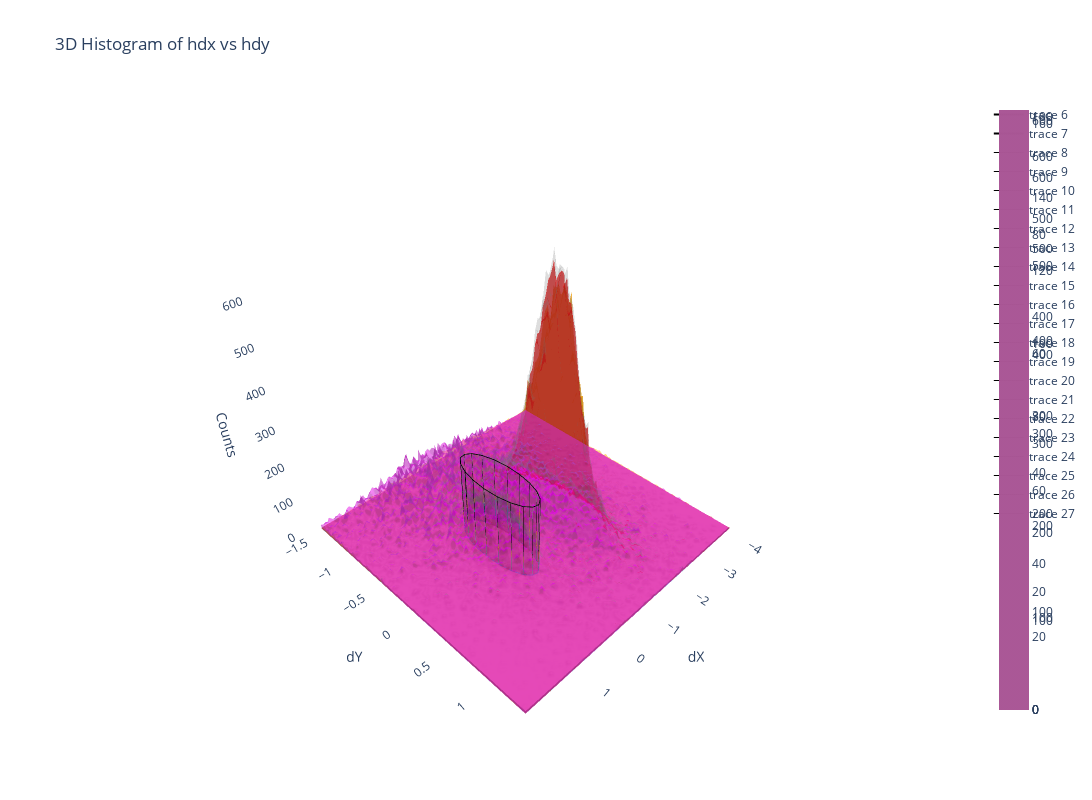

The notebook cell saved with this chart:
### Code cell
import plotly.graph_objects as go
import numpy as np
fig = go.Figure()
if config=='2':
    countsmax=200
if config=='3':
    countsmax=200
if config=='4':
    countsmax=200

x_centers1 = (x_edges1[:-1] + x_edges1[1:]) / 2
y_centers1 = (y_edges1[:-1] + y_edges1[1:]) / 2

x_centers2 = (x_edges2[:-1] + x_edges2[1:]) / 2
y_centers2 = (y_edges2[:-1] + y_edges2[1:]) / 2

x_centers3 = (x_edges3[:-1] + x_edges3[1:]) / 2
y_centers3 = (y_edges3[:-1] + y_edges3[1:]) / 2

x_centers4 = (x_edges4[:-1] + x_edges4[1:]) / 2
y_centers4 = (y_edges4[:-1] + y_edges4[1:]) / 2

x_centers5 = (x_edges5[:-1] + x_edges5[1:]) / 2
y_centers5 = (y_edges5[:-1] + y_edges5[1:]) / 2

constant_color1 = np.ones_like(bin_contents1.T)
constant_color2 = np.ones_like(bin_contents2.T)

red_colorscale = [[0, 'rgba(255,0,0,0.6)'], [1, 'rgba(255,0,0,0.6)']]
blue_colorscale = [[0, 'rgba(0,0,255,0.6)'], [1, 'rgba(0,0,255,0.6)']]
dodger_blue_colorscale = [[0, 'rgba(30,144,255,0.6)'], [1, 'rgba(30,144,255,0.6)']]
orange_colorscale = [[0, 'rgba(255,165,0,0.6)'], [1, 'rgba(255,165,0,0.6)']]
magenta_colorscale = [[0, 'rgba(255,0,255,0.6)'], [1, 'rgba(255,0,255,0.6)']]
gray_colorscale = [[0, 'rgba(128,128,128,0.6)'], [1, 'rgba(128,128,128,0.6)']]
white_colorscale = [[0, 'rgba(255,255,255,0.6)'], [1, 'rgba(255,255,255,0.6)']]
green_colorscale = [[0, 'rgba(0,255,0,0.6)'], [1, 'rgba(0,255,0,0.6)']]

# Create the 3D histogram plot using plotly
alph=.8
#data
fig.add_trace(go.Surface(z=bin_contents1.T, x=x_centers1, y=y_centers1, colorscale=orange_colorscale, opacity=alph))

#neutron
fig.add_trace(go.Surface(z=bin_contents3.T, x=x_centers3, y=y_centers3,colorscale=dodger_blue_colorscale, opacity=alph))
#proton
fig.add_trace(go.Surface(z=bin_contents5.T, x=x_centers5, y=y_centers5,colorscale=red_colorscale, opacity=alph))
#background
fig.add_trace(go.Surface(z=bin_contents4.T, x=x_centers4, y=y_centers4,colorscale=magenta_colorscale, opacity=alph))
#fit
fig.add_trace(go.Surface(z=bin_contents2.T, x=x_centers2, y=y_centers2,colorscale=gray_colorscale, opacity=.2))


x_center = (dxmin + dxmax) / 2
y_center = (dymin + dymax) / 2
a = (dxmax - dxmin) / 2
b = (dymax - dymin) / 2
theta = np.linspace(0, 2 * np.pi, 20)
x_ellipse = x_center + a * np.cos(theta)
y_ellipse = y_center + b * np.sin(theta)
z_bottom = np.zeros_like(theta)
z_top = np.ones_like(theta) * countsmax
x_cylinder = np.concatenate([x_ellipse, x_ellipse])
y_cylinder = np.concatenate([y_ellipse, y_ellipse])
z_cylinder = np.concatenate([z_bottom, z_top])

# Create the vertex indices for the sides of the cylinder
i = []
j = []
k = []

num_points = len(theta)
for t in range(num_points - 1):
    i.extend([t, t, t + num_points])
    j.extend([t + 1, t + 1 + num_points, t + 1 + num_points])
    k.extend([t + num_points, t + 1, t])

# Close the cylinder by connecting the last points to the first
i.extend([num_points - 1, num_points - 1, 0])
j.extend([0, num_points, num_points])
k.extend([num_points, 0, num_points - 1])

# Add the cylindrical surface
fig.add_trace(go.Mesh3d(
    x=x_cylinder,
    y=y_cylinder,
    z=z_cylinder,
    i=i,
    j=j,
    k=k,
    color='black',
    opacity=0.05,
    name='Elliptical Cylinder'
))

fig.add_trace(go.Scatter3d(x=x_ellipse, y=y_ellipse, z=z_bottom, mode='lines', line=dict(color='black', width=2)))

# Add the top of the cylinder
fig.add_trace(go.Scatter3d(x=x_ellipse, y=y_ellipse, z=z_top, mode='lines', line=dict(color='black', width=2)))

# Add the sides of the cylinder
for i in range(len(theta)):
    fig.add_trace(go.Scatter3d(
        x=[x_ellipse[i], x_ellipse[i]],
        y=[y_ellipse[i], y_ellipse[i]],
        z=[z_bottom[i], z_top[i]],
        mode='lines',
        line=dict(color='black', width=1)
    ))
fig.update_layout(
    title='3D Histogram of hdx vs hdy',
    scene = dict(
        xaxis_title='dX',
        yaxis_title='dY',
        zaxis_title='Counts'
    ),
    width=1200,  # Adjust the width here
    height=800   # Adjust the height here
)
fig.update_layout(scene=dict(
    xaxis=dict(
        showgrid=False,
        zeroline=False,
        showbackground=True,
        backgroundcolor='white'
    ),
    yaxis=dict(
        showgrid=False,
        zeroline=False,
        showbackground=True,
        backgroundcolor='white'
    ),
    zaxis=dict(
        showgrid=False,
        zeroline=False,
        showbackground=True,
        backgroundcolor='white'
    ),
))
fig.show()

### Figure 1 — Plotly figure (JSON) as saved in the notebook; plotly's stock layout.template omitted (floating-point values rounded to 4 significant figures; data arrays with more than 128 entries replaced by an {"elided": "..."} marker saying what was removed)
{"data": [{"colorscale": [[0, "rgba(255,165,0,0.6)"], [1, "rgba(255,165,0,0.6)"]], "opacity": 0.8, "type": "surface", "x": [-3.935, -3.87, -3.805, -3.74, -3.675, -3.61, -3.545, -3.48, -3.415, -3.35, -3.285, -3.22, -3.155, -3.09, -3.025, -2.96, -2.895, -2.83, -2.765, -2.7, -2.635, -2.57, -2.505, -2.44, -2.375, -2.31, -2.245, -2.18, -2.115, -2.05, -1.985, -1.92, -1.855, -1.79, -1.725, -1.66, -1.595, -1.53, -1.465, -1.4, -1.335, -1.27, -1.205, -1.14, -1.075, -1.01, -0.945, -0.88, -0.815, -0.75, -0.685, -0.62, -0.555, -0.49, -0.425, -0.36, -0.295, -0.23, -0.165, -0.1, -0.035, 0.03, 0.095, 0.16, 0.225, 0.29, 0.355, 0.42, 0.485, 0.55, 0.615, 0.68, 0.745, 0.81, 0.875, 0.94, 1.005, 1.07, 1.135, 1.2, 1.265, 1.33, 1.395, 1.46, 1.525, 1.59, 1.655, 1.72, 1.785, 1.85, 1.915, 1.98, 2.045, 2.11, 2.175, 2.24, 2.305, 2.37, 2.435], "y": [-1.47, -1.44, -1.41, -1.38, -1.35, -1.32, -1.29, -1.26, -1.23, -1.2, -1.17, -1.14, -1.11, -1.08, -1.05, -1.02, -0.99, -0.96, -0.93, -0.9, -0.87, -0.84, -0.81, -0.78, -0.75, -0.72, -0.69, -0.66, -0.63, -0.6, -0.57, -0.54, -0.51, -0.48, -0.45, -0.42, -0.39, -0.36, -0.33, -0.3, -0.27, -0.24, -0.21, -0.18, -0.15, -0.12, -0.09, -0.06, -0.03, -1.388e-17, 0.03, 0.06, 0.09, 0.12, 0.15, 0.18, 0.21, 0.24, 0.27, 0.3, 0.33, 0.36, 0.39, 0.42, 0.45, 0.48, 0.51, 0.54, 0.57, 0.6, 0.63, 0.66, 0.69, 0.72, 0.75, 0.78, 0.81, 0.84, 0.87, 0.9, 0.93, 0.96, 0.99, 1.02, 1.05, 1.08, 1.11, 1.14, 1.17, 1.2, 1.23, 1.26, 1.29, 1.32, 1.35, 1.38, 1.41, 1.44, 1.47], "z": {"elided": "100x100 int values"}}, {"colorscale": [[0, "rgba(30,144,255,0.6)"], [1, "rgba(30,144,255,0.6)"]], "opacity": 0.8, "type": "surface", "x": [-3.935, -3.87, -3.805, -3.74, -3.675, -3.61, -3.545, -3.48, -3.415, -3.35, -3.285, -3.22, -3.155, -3.09, -3.025, -2.96, -2.895, -2.83, -2.765, -2.7, -2.635, -2.57, -2.505, -2.44, -2.375, -2.31, -2.245, -2.18, -2.115, -2.05, -1.985, -1.92, -1.855, -1.79, -1.725, -1.66, -1.595, -1.53, -1.465, -1.4, -1.335, -1.27, -1.205, -1.14, -1.075, -1.01, -0.945, -0.88, -0.815, -0.75, -0.685, -0.62, -0.555, -0.49, -0.425, -0.36, -0.295, -0.23, -0.165, -0.1, -0.035, 0.03, 0.095, 0.16, 0.225, 0.29, 0.355, 0.42, 0.485, 0.55, 0.615, 0.68, 0.745, 0.81, 0.875, 0.94, 1.005, 1.07, 1.135, 1.2, 1.265, 1.33, 1.395, 1.46, 1.525, 1.59, 1.655, 1.72, 1.785, 1.85, 1.915, 1.98, 2.045, 2.11, 2.175, 2.24, 2.305, 2.37, 2.435], "y": [-1.47, -1.44, -1.41, -1.38, -1.35, -1.32, -1.29, -1.26, -1.23, -1.2, -1.17, -1.14, -1.11, -1.08, -1.05, -1.02, -0.99, -0.96, -0.93, -0.9, -0.87, -0.84, -0.81, -0.78, -0.75, -0.72, -0.69, -0.66, -0.63, -0.6, -0.57, -0.54, -0.51, -0.48, -0.45, -0.42, -0.39, -0.36, -0.33, -0.3, -0.27, -0.24, -0.21, -0.18, -0.15, -0.12, -0.09, -0.06, -0.03, -1.388e-17, 0.03, 0.06, 0.09, 0.12, 0.15, 0.18, 0.21, 0.24, 0.27, 0.3, 0.33, 0.36, 0.39, 0.42, 0.45, 0.48, 0.51, 0.54, 0.57, 0.6, 0.63, 0.66, 0.69, 0.72, 0.75, 0.78, 0.81, 0.84, 0.87, 0.9, 0.93, 0.96, 0.99, 1.02, 1.05, 1.08, 1.11, 1.14, 1.17, 1.2, 1.23, 1.26, 1.29, 1.32, 1.35, 1.38, 1.41, 1.44, 1.47], "z": {"elided": "100x100 float values"}}, {"colorscale": [[0, "rgba(255,0,0,0.6)"], [1, "rgba(255,0,0,0.6)"]], "opacity": 0.8, "type": "surface", "x": [-3.935, -3.87, -3.805, -3.74, -3.675, -3.61, -3.545, -3.48, -3.415, -3.35, -3.285, -3.22, -3.155, -3.09, -3.025, -2.96, -2.895, -2.83, -2.765, -2.7, -2.635, -2.57, -2.505, -2.44, -2.375, -2.31, -2.245, -2.18, -2.115, -2.05, -1.985, -1.92, -1.855, -1.79, -1.725, -1.66, -1.595, -1.53, -1.465, -1.4, -1.335, -1.27, -1.205, -1.14, -1.075, -1.01, -0.945, -0.88, -0.815, -0.75, -0.685, -0.62, -0.555, -0.49, -0.425, -0.36, -0.295, -0.23, -0.165, -0.1, -0.035, 0.03, 0.095, 0.16, 0.225, 0.29, 0.355, 0.42, 0.485, 0.55, 0.615, 0.68, 0.745, 0.81, 0.875, 0.94, 1.005, 1.07, 1.135, 1.2, 1.265, 1.33, 1.395, 1.46, 1.525, 1.59, 1.655, 1.72, 1.785, 1.85, 1.915, 1.98, 2.045, 2.11, 2.175, 2.24, 2.305, 2.37, 2.435], "y": [-1.47, -1.44, -1.41, -1.38, -1.35, -1.32, -1.29, -1.26, -1.23, -1.2, -1.17, -1.14, -1.11, -1.08, -1.05, -1.02, -0.99, -0.96, -0.93, -0.9, -0.87, -0.84, -0.81, -0.78, -0.75, -0.72, -0.69, -0.66, -0.63, -0.6, -0.57, -0.54, -0.51, -0.48, -0.45, -0.42, -0.39, -0.36, -0.33, -0.3, -0.27, -0.24, -0.21, -0.18, -0.15, -0.12, -0.09, -0.06, -0.03, -1.388e-17, 0.03, 0.06, 0.09, 0.12, 0.15, 0.18, 0.21, 0.24, 0.27, 0.3, 0.33, 0.36, 0.39, 0.42, 0.45, 0.48, 0.51, 0.54, 0.57, 0.6, 0.63, 0.66, 0.69, 0.72, 0.75, 0.78, 0.81, 0.84, 0.87, 0.9, 0.93, 0.96, 0.99, 1.02, 1.05, 1.08, 1.11, 1.14, 1.17, 1.2, 1.23, 1.26, 1.29, 1.32, 1.35, 1.38, 1.41, 1.44, 1.47], "z": {"elided": "100x100 float values"}}, {"colorscale": [[0, "rgba(255,0,255,0.6)"], [1, "rgba(255,0,255,0.6)"]], "opacity": 0.8, "type": "surface", "x": [-3.935, -3.87, -3.805, -3.74, -3.675, -3.61, -3.545, -3.48, -3.415, -3.35, -3.285, -3.22, -3.155, -3.09, -3.025, -2.96, -2.895, -2.83, -2.765, -2.7, -2.635, -2.57, -2.505, -2.44, -2.375, -2.31, -2.245, -2.18, -2.115, -2.05, -1.985, -1.92, -1.855, -1.79, -1.725, -1.66, -1.595, -1.53, -1.465, -1.4, -1.335, -1.27, -1.205, -1.14, -1.075, -1.01, -0.945, -0.88, -0.815, -0.75, -0.685, -0.62, -0.555, -0.49, -0.425, -0.36, -0.295, -0.23, -0.165, -0.1, -0.035, 0.03, 0.095, 0.16, 0.225, 0.29, 0.355, 0.42, 0.485, 0.55, 0.615, 0.68, 0.745, 0.81, 0.875, 0.94, 1.005, 1.07, 1.135, 1.2, 1.265, 1.33, 1.395, 1.46, 1.525, 1.59, 1.655, 1.72, 1.785, 1.85, 1.915, 1.98, 2.045, 2.11, 2.175, 2.24, 2.305, 2.37, 2.435], "y": [-1.47, -1.44, -1.41, -1.38, -1.35, -1.32, -1.29, -1.26, -1.23, -1.2, -1.17, -1.14, -1.11, -1.08, -1.05, -1.02, -0.99, -0.96, -0.93, -0.9, -0.87, -0.84, -0.81, -0.78, -0.75, -0.72, -0.69, -0.66, -0.63, -0.6, -0.57, -0.54, -0.51, -0.48, -0.45, -0.42, -0.39, -0.36, -0.33, -0.3, -0.27, -0.24, -0.21, -0.18, -0.15, -0.12, -0.09, -0.06, -0.03, -1.388e-17, 0.03, 0.06, 0.09, 0.12, 0.15, 0.18, 0.21, 0.24, 0.27, 0.3, 0.33, 0.36, 0.39, 0.42, 0.45, 0.48, 0.51, 0.54, 0.57, 0.6, 0.63, 0.66, 0.69, 0.72, 0.75, 0.78, 0.81, 0.84, 0.87, 0.9, 0.93, 0.96, 0.99, 1.02, 1.05, 1.08, 1.11, 1.14, 1.17, 1.2, 1.23, 1.26, 1.29, 1.32, 1.35, 1.38, 1.41, 1.44, 1.47], "z": {"elided": "100x100 float values"}}, {"colorscale": [[0, "rgba(128,128,128,0.6)"], [1, "rgba(128,128,128,0.6)"]], "opacity": 0.2, "type": "surface", "x": [-3.935, -3.87, -3.805, -3.74, -3.675, -3.61, -3.545, -3.48, -3.415, -3.35, -3.285, -3.22, -3.155, -3.09, -3.025, -2.96, -2.895, -2.83, -2.765, -2.7, -2.635, -2.57, -2.505, -2.44, -2.375, -2.31, -2.245, -2.18, -2.115, -2.05, -1.985, -1.92, -1.855, -1.79, -1.725, -1.66, -1.595, -1.53, -1.465, -1.4, -1.335, -1.27, -1.205, -1.14, -1.075, -1.01, -0.945, -0.88, -0.815, -0.75, -0.685, -0.62, -0.555, -0.49, -0.425, -0.36, -0.295, -0.23, -0.165, -0.1, -0.035, 0.03, 0.095, 0.16, 0.225, 0.29, 0.355, 0.42, 0.485, 0.55, 0.615, 0.68, 0.745, 0.81, 0.875, 0.94, 1.005, 1.07, 1.135, 1.2, 1.265, 1.33, 1.395, 1.46, 1.525, 1.59, 1.655, 1.72, 1.785, 1.85, 1.915, 1.98, 2.045, 2.11, 2.175, 2.24, 2.305, 2.37, 2.435], "y": [-1.47, -1.44, -1.41, -1.38, -1.35, -1.32, -1.29, -1.26, -1.23, -1.2, -1.17, -1.14, -1.11, -1.08, -1.05, -1.02, -0.99, -0.96, -0.93, -0.9, -0.87, -0.84, -0.81, -0.78, -0.75, -0.72, -0.69, -0.66, -0.63, -0.6, -0.57, -0.54, -0.51, -0.48, -0.45, -0.42, -0.39, -0.36, -0.33, -0.3, -0.27, -0.24, -0.21, -0.18, -0.15, -0.12, -0.09, -0.06, -0.03, -1.388e-17, 0.03, 0.06, 0.09, 0.12, 0.15, 0.18, 0.21, 0.24, 0.27, 0.3, 0.33, 0.36, 0.39, 0.42, 0.45, 0.48, 0.51, 0.54, 0.57, 0.6, 0.63, 0.66, 0.69, 0.72, 0.75, 0.78, 0.81, 0.84, 0.87, 0.9, 0.93, 0.96, 0.99, 1.02, 1.05, 1.08, 1.11, 1.14, 1.17, 1.2, 1.23, 1.26, 1.29, 1.32, 1.35, 1.38, 1.41, 1.44, 1.47], "z": {"elided": "100x100 float values"}}, {"color": "black", "i": [0, 0, 20, 1, 1, 21, 2, 2, 22, 3, 3, 23, 4, 4, 24, 5, 5, 25, 6, 6, 26, 7, 7, 27, 8, 8, 28, 9, 9, 29, 10, 10, 30, 11, 11, 31, 12, 12, 32, 13, 13, 33, 14, 14, 34, 15, 15, 35, 16, 16, 36, 17, 17, 37, 18, 18, 38, 19, 19, 0], "j": [1, 21, 21, 2, 22, 22, 3, 23, 23, 4, 24, 24, 5, 25, 25, 6, 26, 26, 7, 27, 27, 8, 28, 28, 9, 29, 29, 10, 30, 30, 11, 31, 31, 12, 32, 32, 13, 33, 33, 14, 34, 34, 15, 35, 35, 16, 36, 36, 17, 37, 37, 18, 38, 38, 19, 39, 39, 0, 20, 20], "k": [20, 1, 0, 21, 2, 1, 22, 3, 2, 23, 4, 3, 24, 5, 4, 25, 6, 5, 26, 7, 6, 27, 8, 7, 28, 9, 8, 29, 10, 9, 30, 11, 10, 31, 12, 11, 32, 13, 12, 33, 14, 13, 34, 15, 14, 35, 16, 15, 36, 17, 16, 37, 18, 17, 38, 19, 18, 20, 0, 19], "name": "Elliptical Cylinder", "opacity": 0.05, "type": "mesh3d", "x": [0.4, 0.3783, 0.3157, 0.2188, 0.09819, -0.03303, -0.1607, -0.2709, -0.3518, -0.3945, -0.3945, -0.3518, -0.2709, -0.1607, -0.03303, 0.09819, 0.2188, 0.3157, 0.3783, 0.4, 0.4, 0.3783, 0.3157, 0.2188, 0.09819, -0.03303, -0.1607, -0.2709, -0.3518, -0.3945, -0.3945, -0.3518, -0.2709, -0.1607, -0.03303, 0.09819, 0.2188, 0.3157, 0.3783, 0.4], "y": [0, 0.1623, 0.3071, 0.4186, 0.4847, 0.4983, 0.4579, 0.3679, 0.238, 0.0823, -0.0823, -0.238, -0.3679, -0.4579, -0.4983, -0.4847, -0.4186, -0.3071, -0.1623, -1.225e-16, 0, 0.1623, 0.3071, 0.4186, 0.4847, 0.4983, 0.4579, 0.3679, 0.238, 0.0823, -0.0823, -0.238, -0.3679, -0.4579, -0.4983, -0.4847, -0.4186, -0.3071, -0.1623, -1.225e-16], "z": [0, 0, 0, 0, 0, 0, 0, 0, 0, 0, 0, 0, 0, 0, 0, 0, 0, 0, 0, 0, 200, 200, 200, 200, 200, 200, 200, 200, 200, 200, 200, 200, 200, 200, 200, 200, 200, 200, 200, 200]}, {"line": {"color": "black", "width": 2}, "mode": "lines", "type": "scatter3d", "x": [0.4, 0.3783, 0.3157, 0.2188, 0.09819, -0.03303, -0.1607, -0.2709, -0.3518, -0.3945, -0.3945, -0.3518, -0.2709, -0.1607, -0.03303, 0.09819, 0.2188, 0.3157, 0.3783, 0.4], "y": [0, 0.1623, 0.3071, 0.4186, 0.4847, 0.4983, 0.4579, 0.3679, 0.238, 0.0823, -0.0823, -0.238, -0.3679, -0.4579, -0.4983, -0.4847, -0.4186, -0.3071, -0.1623, -1.225e-16], "z": [0, 0, 0, 0, 0, 0, 0, 0, 0, 0, 0, 0, 0, 0, 0, 0, 0, 0, 0, 0]}, {"line": {"color": "black", "width": 2}, "mode": "lines", "type": "scatter3d", "x": [0.4, 0.3783, 0.3157, 0.2188, 0.09819, -0.03303, -0.1607, -0.2709, -0.3518, -0.3945, -0.3945, -0.3518, -0.2709, -0.1607, -0.03303, 0.09819, 0.2188, 0.3157, 0.3783, 0.4], "y": [0, 0.1623, 0.3071, 0.4186, 0.4847, 0.4983, 0.4579, 0.3679, 0.238, 0.0823, -0.0823, -0.238, -0.3679, -0.4579, -0.4983, -0.4847, -0.4186, -0.3071, -0.1623, -1.225e-16], "z": [200, 200, 200, 200, 200, 200, 200, 200, 200, 200, 200, 200, 200, 200, 200, 200, 200, 200, 200, 200]}, {"line": {"color": "black", "width": 1}, "mode": "lines", "type": "scatter3d", "x": [0.4, 0.4], "y": [0, 0], "z": [0, 200]}, {"line": {"color": "black", "width": 1}, "mode": "lines", "type": "scatter3d", "x": [0.3783, 0.3783], "y": [0.1623, 0.1623], "z": [0, 200]}, {"line": {"color": "black", "width": 1}, "mode": "lines", "type": "scatter3d", "x": [0.3157, 0.3157], "y": [0.3071, 0.3071], "z": [0, 200]}, {"line": {"color": "black", "width": 1}, "mode": "lines", "type": "scatter3d", "x": [0.2188, 0.2188], "y": [0.4186, 0.4186], "z": [0, 200]}, {"line": {"color": "black", "width": 1}, "mode": "lines", "type": "scatter3d", "x": [0.09819, 0.09819], "y": [0.4847, 0.4847], "z": [0, 200]}, {"line": {"color": "black", "width": 1}, "mode": "lines", "type": "scatter3d", "x": [-0.03303, -0.03303], "y": [0.4983, 0.4983], "z": [0, 200]}, {"line": {"color": "black", "width": 1}, "mode": "lines", "type": "scatter3d", "x": [-0.1607, -0.1607], "y": [0.4579, 0.4579], "z": [0, 200]}, {"line": {"color": "black", "width": 1}, "mode": "lines", "type": "scatter3d", "x": [-0.2709, -0.2709], "y": [0.3679, 0.3679], "z": [0, 200]}, {"line": {"color": "black", "width": 1}, "mode": "lines", "type": "scatter3d", "x": [-0.3518, -0.3518], "y": [0.238, 0.238], "z": [0, 200]}, {"line": {"color": "black", "width": 1}, "mode": "lines", "type": "scatter3d", "x": [-0.3945, -0.3945], "y": [0.0823, 0.0823], "z": [0, 200]}, {"line": {"color": "black", "width": 1}, "mode": "lines", "type": "scatter3d", "x": [-0.3945, -0.3945], "y": [-0.0823, -0.0823], "z": [0, 200]}, {"line": {"color": "black", "width": 1}, "mode": "lines", "type": "scatter3d", "x": [-0.3518, -0.3518], "y": [-0.238, -0.238], "z": [0, 200]}, {"line": {"color": "black", "width": 1}, "mode": "lines", "type": "scatter3d", "x": [-0.2709, -0.2709], "y": [-0.3679, -0.3679], "z": [0, 200]}, {"line": {"color": "black", "width": 1}, "mode": "lines", "type": "scatter3d", "x": [-0.1607, -0.1607], "y": [-0.4579, -0.4579], "z": [0, 200]}, {"line": {"color": "black", "width": 1}, "mode": "lines", "type": "scatter3d", "x": [-0.03303, -0.03303], "y": [-0.4983, -0.4983], "z": [0, 200]}, {"line": {"color": "black", "width": 1}, "mode": "lines", "type": "scatter3d", "x": [0.09819, 0.09819], "y": [-0.4847, -0.4847], "z": [0, 200]}, {"line": {"color": "black", "width": 1}, "mode": "lines", "type": "scatter3d", "x": [0.2188, 0.2188], "y": [-0.4186, -0.4186], "z": [0, 200]}, {"line": {"color": "black", "width": 1}, "mode": "lines", "type": "scatter3d", "x": [0.3157, 0.3157], "y": [-0.3071, -0.3071], "z": [0, 200]}, {"line": {"color": "black", "width": 1}, "mode": "lines", "type": "scatter3d", "x": [0.3783, 0.3783], "y": [-0.1623, -0.1623], "z": [0, 200]}, {"line": {"color": "black", "width": 1}, "mode": "lines", "type": "scatter3d", "x": [0.4, 0.4], "y": [-1.225e-16, -1.225e-16], "z": [0, 200]}], "layout": {"height": 800, "scene": {"xaxis": {"backgroundcolor": "white", "showbackground": true, "showgrid": false, "title": {"text": "dX"}, "zeroline": false}, "yaxis": {"backgroundcolor": "white", "showbackground": true, "showgrid": false, "title": {"text": "dY"}, "zeroline": false}, "zaxis": {"backgroundcolor": "white", "showbackground": true, "showgrid": false, "title": {"text": "Counts"}, "zeroline": false}}, "title": {"text": "3D Histogram of hdx vs hdy"}, "width": 1200}}
